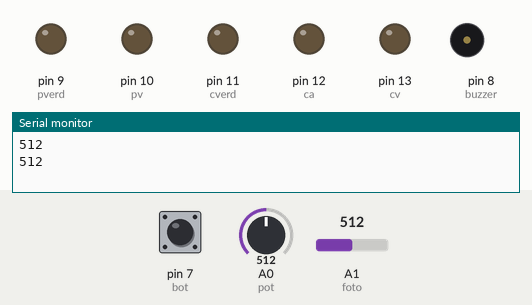
Recording of a sketch running on a simulated Arduino Uno, built with avr-gcc and run on an emulated ATmega328P. On the bench: output pins drawn as LEDs (lit = HIGH), buzzer (waves = sounding), the last lines printed to the serial monitor. Inputs (shaded band) come from the test bench; at power-on: A1 (foto) = 512, A0 (pot) = 512, pin 7 (bot) LOW.

Above: at 3.8 s.
3.9 s: A1 (foto) set to 716
At 9.7 s:
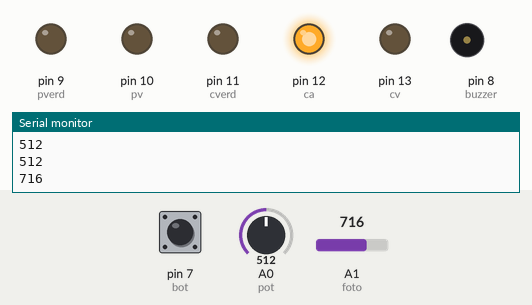
11.6 s: A0 (pot) set to 900
At 17.4 s:
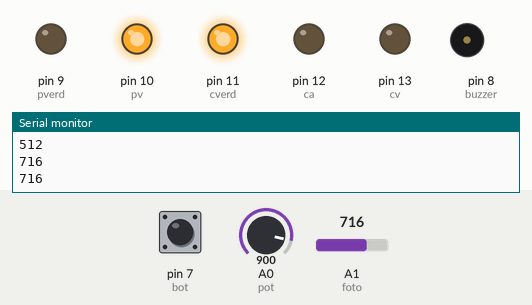
At 29.4 s:
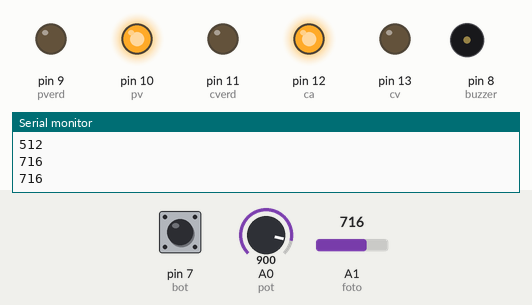
Timing chart, 0 to 32.1 s (numbered marks = the images above; inputs shaded):
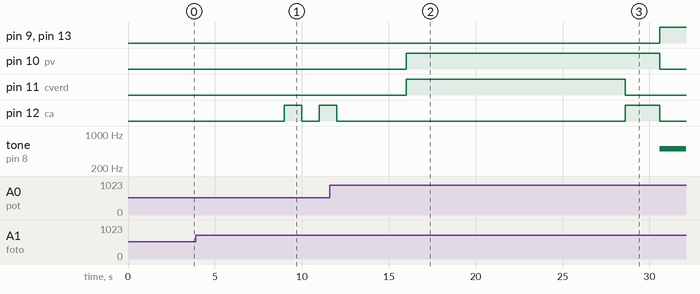

Measured:
- after the input at 3.9 s, pin 12 (ca): LOW → HIGH after 5.1 s, → LOW 1.0 s later, → HIGH 1.0 s later
- after the input at 11.6 s, pin 9 (pverd), pin 13 (cv): LOW → HIGH after 19.0 s; pin 10 (pv): LOW → HIGH after 4.4 s, → LOW 14.6 s later; pin 11 (cverd): LOW → HIGH after 4.4 s, → LOW 12.6 s later; tone on pin 8 (buzzer): silent → 500 Hz after 19.0 s

The sketch:

sem_foro_v_complexa1.ino
```cpp
// C++ code by Daniela Pinheiro
//Carro
int cv = 13;
int ca = 12;
int cverd = 11;
//Pedestre
int pv = 10;
int pverd= 9;
int bot = 7;
//Outros
int pot = 0;
int foto = 1;
int buzzer = 8;
//variaveis extras
int liga;
int luz, limiar;

//SINAL PEDESTRE
void pedestre()
{

  digitalWrite(pverd,HIGH);
  digitalWrite(cv,HIGH);
  digitalWrite(ca,LOW);
  digitalWrite(cverd,LOW);
  digitalWrite(pv,LOW);
  tone(buzzer,500,2000);
  delay(8000);
}

//SINAL CARRO
void carro()
{
  liga = digitalRead(bot);
  verde();
  if(liga !=0)
  {
  pedestre();
  }
  amarelo();
}

//SINAL VERDE CARRO
void verde()
{

  for(int varia = 0; varia < 9; varia++)
  {
  int liga = digitalRead(bot);
  if(liga !=0)
  {
  pedestre();
  }
    digitalWrite(cverd, HIGH);
    digitalWrite(cv, LOW);
    digitalWrite(ca,LOW);
    digitalWrite(pverd,LOW);
    digitalWrite(pv,HIGH);
    delay(1400);
  liga = digitalRead(bot);
  if(liga !=0)
  {
  pedestre();
  }

  }
}

//Sinal Amarelo
void amarelo()
{

  for(int varia = 0; varia < 2; varia++)
  {
  int liga = digitalRead(bot);
  if(liga !=0)
  {
  pedestre();
  }
    digitalWrite(ca,HIGH);
    digitalWrite(cv,LOW);
    digitalWrite(cverd,LOW);
    digitalWrite(pv,HIGH);
    digitalWrite(pverd,LOW);
    delay(1000);
  }
}
void setup()
{
  pinMode(buzzer,OUTPUT);
  pinMode(pverd,OUTPUT);
  pinMode(pv,OUTPUT);
  pinMode(cverd,OUTPUT);
  pinMode(ca,OUTPUT);
  pinMode(cv,OUTPUT);
  Serial.begin(9600);

}

void loop()
{
  luz = analogRead(foto);
  limiar = analogRead(pot);
  Serial.println(luz);
  //Serial.println(limiar);
  delay(3000);
  //De dia
  while (luz < limiar)
  {
    liga = digitalRead(bot);
    if (liga != 0)
    {
    pedestre();
    }
    carro();
    pedestre();
    luz = analogRead(foto);
  	limiar = analogRead(pot);
  }
  //De noite
   while (luz > limiar)
  {
     digitalWrite(ca,HIGH);
     digitalWrite(cv,LOW);
     digitalWrite(cverd,LOW);
     digitalWrite(pv,LOW);
     digitalWrite(pverd,LOW);
     delay(1000);
     digitalWrite(ca,LOW);
     delay(1000);
     luz = analogRead(foto);
  	 limiar = analogRead(pot);
   }

}
```
